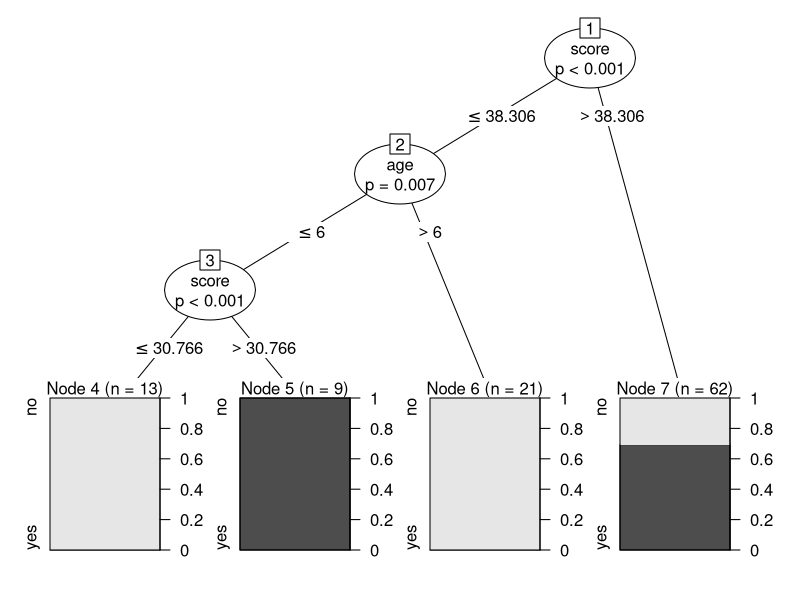
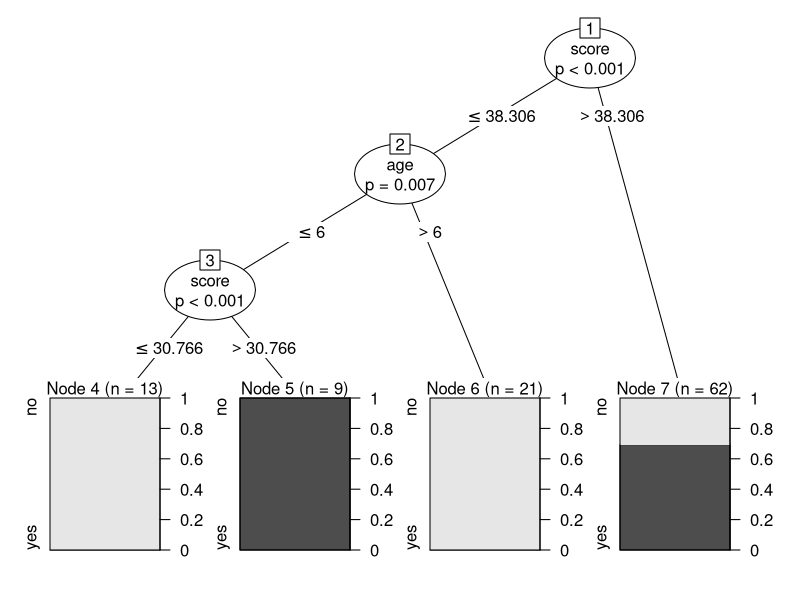

The R source for these figures, in order:
library(party)
# Print some records from data set readingSkills.
# Create the input data frame. input.dat <- readingSkills[c(1:105),]
# Create the input data frame
input.dat <- readingSkills[c(1:105),]
# Give the chart file a name.
png(file = "decision_tree.png")
# Create the tree.
output.tree <- ctree( nativeSpeaker ~ age + shoeSize + score, data =
                        input.dat)
# Plot the tree.
plot(output.tree)
# Save the file.
dev.off()
# Plot the tree.
plot(output.tree)
